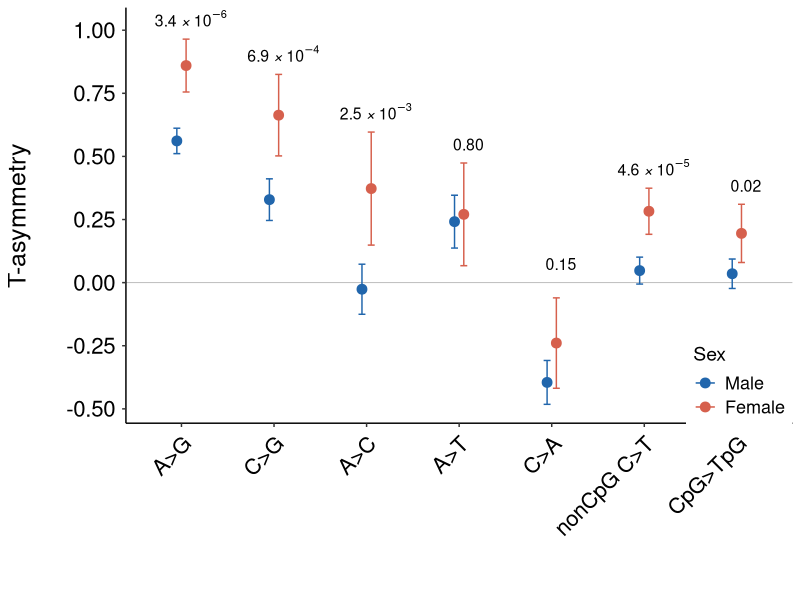

Generate this figure with R:
library(ggplot2)
library(dplyr)

nts_levels <- c("A>G", "C>G", "A>C", "A>T", "C>A", "nonCpG C>T", "CpG>TpG")
df_long <- read.delim("tasym_tests.txt", h = TRUE) %>%
  mutate(
    NTS = factor(NTS, levels = nts_levels),
    Sex = factor(Sex, levels = c("log_male", "log_fem"))
  )

pdf("Figure4.pdf", h = 8, w = 8)
ggplot(df_long, aes(x = NTS, y = log_value, color = Sex)) +
  geom_hline(yintercept = 0, linetype = "solid",
             color = "grey70", linewidth = 0.3) +
  geom_errorbar(
    aes(ymin = ci_lower, ymax = ci_upper),
    position  = position_dodge(width = 0.2),
    width     = 0.15,
    linewidth = 0.5
  ) +
  geom_point(position = position_dodge(width = 0.2), size = 3) +
  geom_text(
    data        = df_long %>% distinct(NTS, .keep_all = TRUE),
    aes(x = NTS, y = y_pos, label = p_label),
    color       = "black",
    inherit.aes = FALSE,
    size        = 4,
    vjust       = 0,
    parse       = TRUE,
    nudge_x     = 0.1
  ) +
  scale_color_manual(
    values = c("log_male" = "#2166AC", "log_fem" = "#D6604D"),
    labels = c("log_male" = "Male",    "log_fem" = "Female")
  ) +
  scale_y_continuous(breaks = c(-0.5, -0.25, 0, 0.25, 0.5, 0.75, 1)) +
  labs(x = "", y = "T-asymmetry", color = "Sex") +
  theme_classic() +
  theme(
    axis.text.x        = element_text(angle = 45, hjust = 1, margin = margin(t = 5),
                                      size = 16, color = "black"),
    plot.title         = element_text(hjust = 0, size = 20),
    axis.title.x       = element_text(margin = margin(t = 20), size = 18, vjust = 2),
    axis.text.y        = element_text(margin = margin(r = 5),  size = 16, color = "black"),
    axis.title.y       = element_text(margin = margin(r = 25), size = 18),
    panel.grid.major.y = element_blank(),
    panel.grid.minor.y = element_blank(),
    legend.position    = c(0.92, 0.1),
    legend.background  = element_rect(fill = "white", color = NA),
    legend.text        = element_text(size = 13),
    legend.title       = element_text(size = 14)
  )
dev.off()
